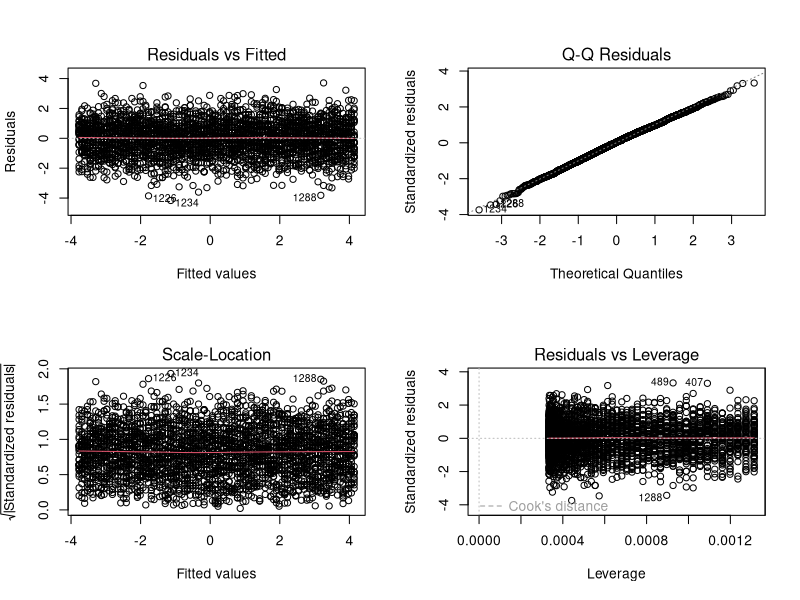
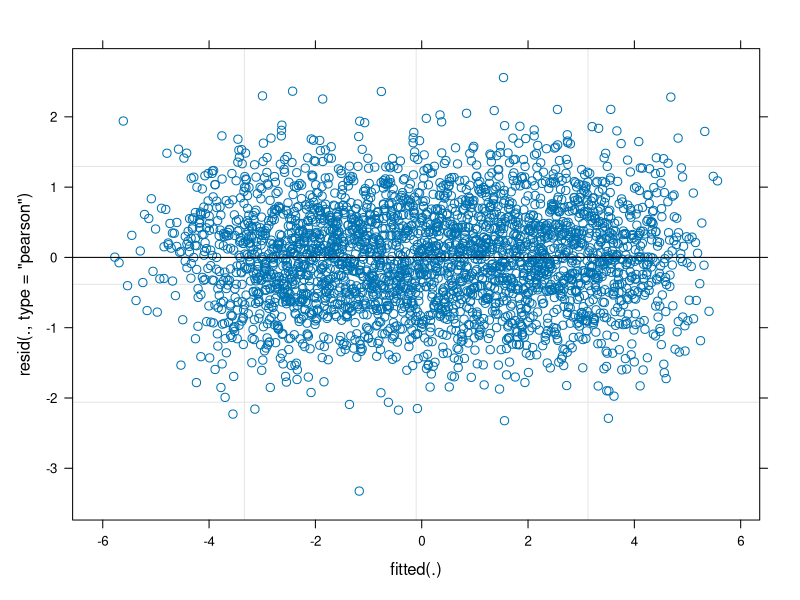

R code for these plots, in order:
require(lme4)

rm(list = ls())
set.seed(5086)


N <- 30  #  Number of groups.
q = 0.2  # Intercept SD.

random.effects <-  rnorm(N, mean = c(0, 0))

# Create random effects.
unit.df = data.frame(unit = c(1:N))
unit.df$alpha <- random.effects


###### MEASUREMENTS (or INDIVIDUALS) ######


J = 100     # Number of obs. per GROUP
M = J * N  # Total number of observations.

# Within each group, x values are perfectly the same. WHY?
x.grid = seq(-4, 4, by = 8/J)[0:J]
within.unit.df <-  data.frame(
  unit = sort(rep(c(1:N), J)),
  j    = rep(c(1:J), N),
  x    = rep(x.grid, N)
  )

# Create full data frame with y values (with some standard normal epsilon).
# Note that alpha and beta are generated by the second-leve model
# PLUS random between-group variance.
flat.df <- merge(unit.df, within.unit.df)  # natural join using "unit"
flat.df <- within(flat.df, y <- alpha + x + 0.75 * rnorm(n = M))

# Reduce to information we would have in actual experiment.
simple.df <-  flat.df[, c("unit", "x", "y")]

# Calculate random effects model.
# This is how it is done in lmer, see Gelman & Hill (2007:303ff).
raneff.lmer <-  lmer(y ~ x + (1 | unit), data = simple.df)
print(summary(raneff.lmer))

# Compare with simple LM, ignoring random effects.
fixeff.lm <-  lm(y ~ x , data = simple.df)
print(summary(fixeff.lm))

par(mfrow=c(2,2))
plot(fixeff.lm)
par(mfrow=c(1,1))

plot(raneff.lmer)


